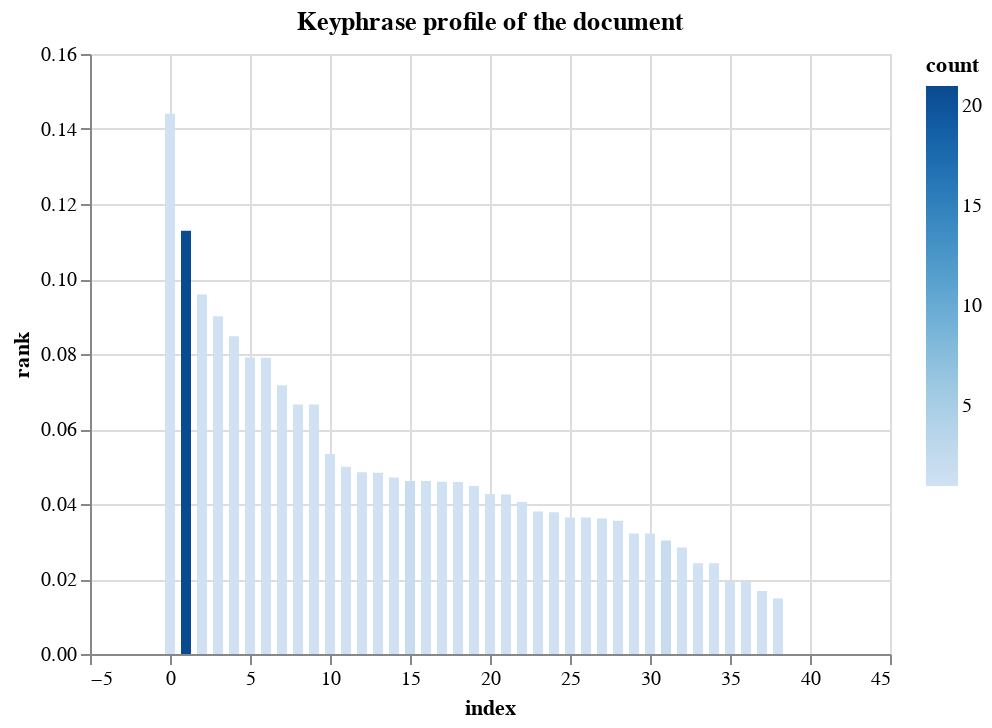

Here is the notebook cell this chart was saved with:
### Code cell
tr = doc._.textrank
tr.plot_keyphrases()

### Figure 1 — Vega-Lite specification as saved in the notebook (floating-point values rounded to 4 significant figures)
{"config": {"view": {"continuousWidth": 400, "continuousHeight": 300}}, "data": {"name": "data-5a70d50020d6016af92c8759f37c158c"}, "mark": "bar", "encoding": {"color": {"type": "quantitative", "field": "count"}, "tooltip": [{"type": "nominal", "field": "text"}, {"type": "quantitative", "field": "rank"}, {"type": "quantitative", "field": "count"}], "x": {"type": "quantitative", "field": "index"}, "y": {"type": "quantitative", "field": "rank"}}, "title": "Keyphrase profile of the document", "$schema": "https://vega.github.io/schema/vega-lite/v4.8.1.json", "datasets": {"data-5a70d50020d6016af92c8759f37c158c": [{"index": 0, "text": "sentences", "count": 1, "rank": 0.1441}, {"index": 1, "text": "INELIGIBLE_PHRASE", "count": 21, "rank": 0.1129}, {"index": 2, "text": "gensim implements TextRank", "count": 1, "rank": 0.0959}, {"index": 3, "text": "text summarization", "count": 1, "rank": 0.09005}, {"index": 4, "text": "ranking webpages", "count": 1, "rank": 0.08474}, {"index": 5, "text": "every other sentence", "count": 1, "rank": 0.07909}, {"index": 6, "text": "Okapi BM25 function", "count": 1, "rank": 0.07901}, {"index": 7, "text": "original TextRank", "count": 1, "rank": 0.07165}, {"index": 8, "text": "every sentence", "count": 1, "rank": 0.06655}, {"index": 9, "text": "the sentences", "count": 1, "rank": 0.06655}, {"index": 10, "text": "the popular PageRank algorithm", "count": 1, "rank": 0.05336}, {"index": 11, "text": "vertices", "count": 1, "rank": 0.0499}, {"index": 12, "text": "implementations", "count": 1, "rank": 0.04844}, {"index": 13, "text": "the two sentences", "count": 1, "rank": 0.04833}, {"index": 14, "text": "the summarization module", "count": 1, "rank": 0.04709}, {"index": 15, "text": "an edge", "count": 2, "rank": 0.04611}, {"index": 16, "text": "the edge", "count": 1, "rank": 0.04611}, {"index": 17, "text": "an unsupervised algorithm", "count": 1, "rank": 0.04591}, {"index": 18, "text": "the highest PageRank score", "count": 1, "rank": 0.04589}, {"index": 19, "text": "another incubator student Olavur Mortensen", "count": 1, "rank": 0.04479}, {"index": 20, "text": "weighted-graphs", "count": 1, "rank": 0.04268}, {"index": 21, "text": "his previous post", "count": 1, "rank": 0.04255}, {"index": 22, "text": "the PageRank algorithm", "count": 1, "rank": 0.04051}, {"index": 23, "text": "the remaining words", "count": 1, "rank": 0.03802}, {"index": 24, "text": "this blog", "count": 1, "rank": 0.03779}, {"index": 25, "text": "-", "count": 1, "rank": 0.03637}, {"index": 26, "text": "top", "count": 1, "rank": 0.03637}, {"index": 27, "text": "some popular algorithms", "count": 1, "rank": 0.03611}, {"index": 28, "text": "the percentage", "count": 1, "rank": 0.03553}, {"index": 29, "text": "Pre", "count": 1, "rank": 0.0321}, {"index": 30, "text": "TextRank", "count": 1, "rank": 0.0321}, {"index": 31, "text": "a paper", "count": 2, "rank": 0.03025}, {"index": 32, "text": "the text", "count": 1, "rank": 0.02841}, {"index": 33, "text": "a graph", "count": 1, "rank": 0.02421}, {"index": 34, "text": "the graph", "count": 1, "rank": 0.02421}, {"index": 35, "text": "The weight", "count": 1, "rank": 0.01944}, {"index": 36, "text": "the weights", "count": 1, "rank": 0.01944}, {"index": 37, "text": "the vertices(sentences", "count": 1, "rank": 0.0168}, {"index": 38, "text": "an improvement", "count": 1, "rank": 0.01483}, {"index": 39, "text": "It", "count": 3, "rank": 0.0}, {"index": 40, "text": "both", "count": 1, "rank": 0.0}, {"index": 41, "text": "that", "count": 1, "rank": 0.0}, {"index": 42, "text": "them", "count": 1, "rank": 0.0}, {"index": 43, "text": "words", "count": 2, "rank": 0.0}]}}
